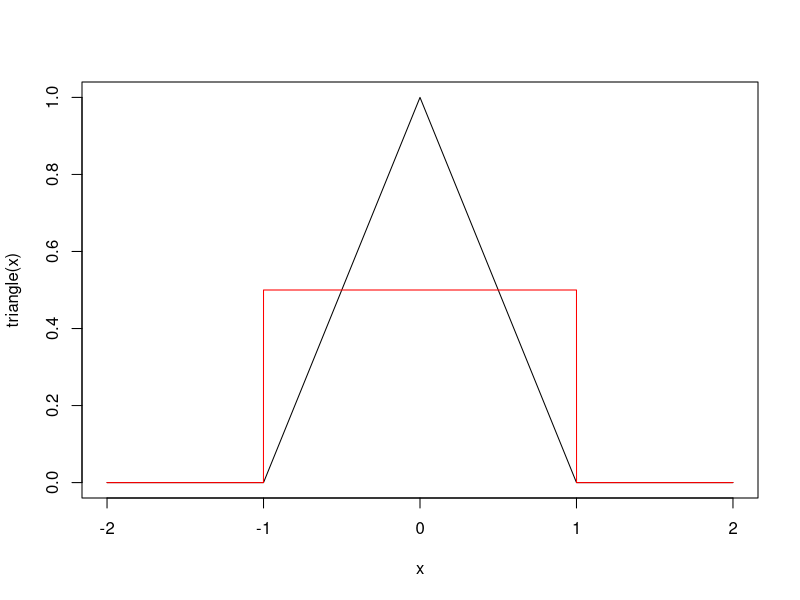
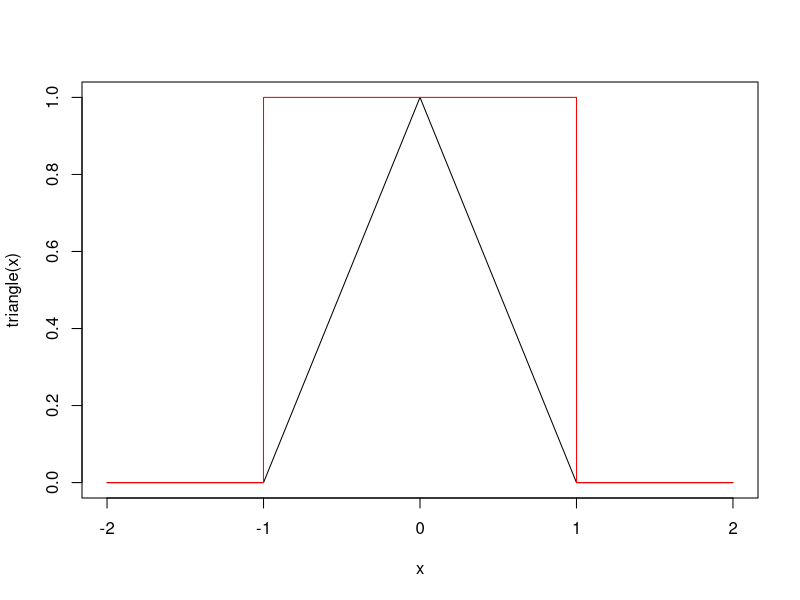
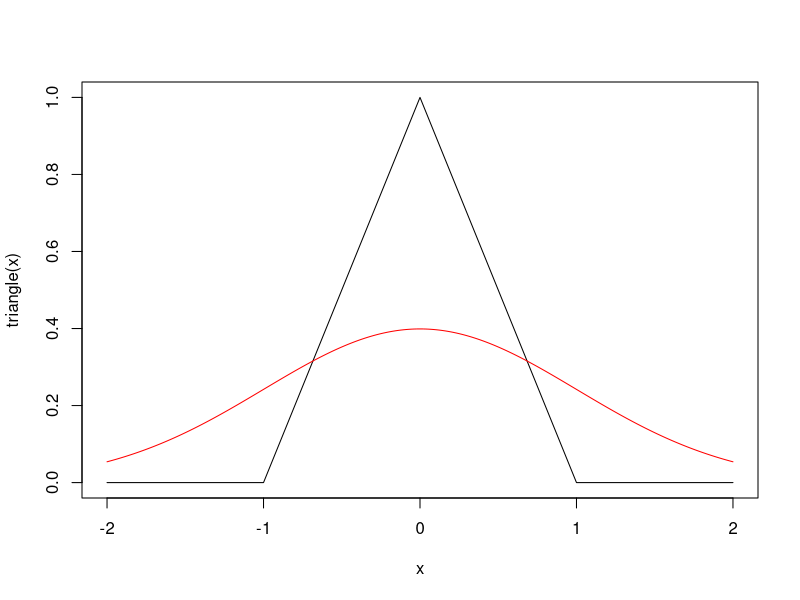
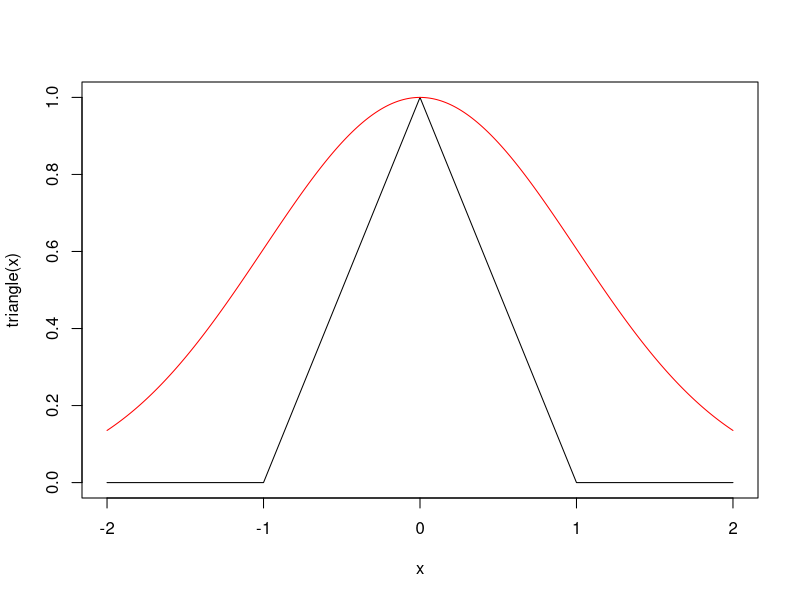
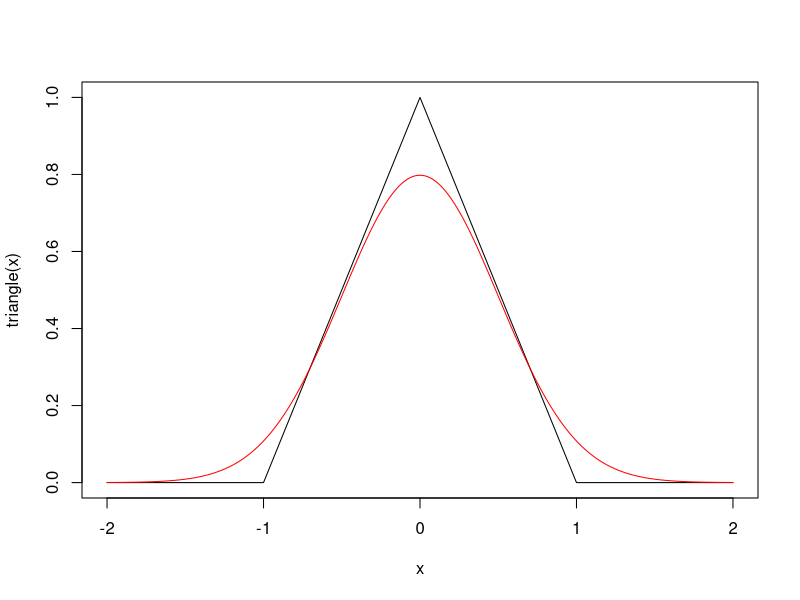
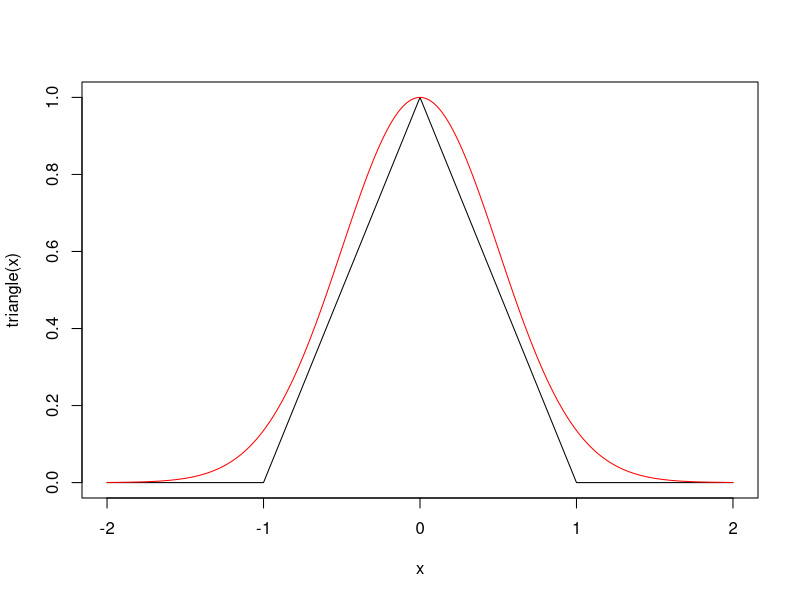
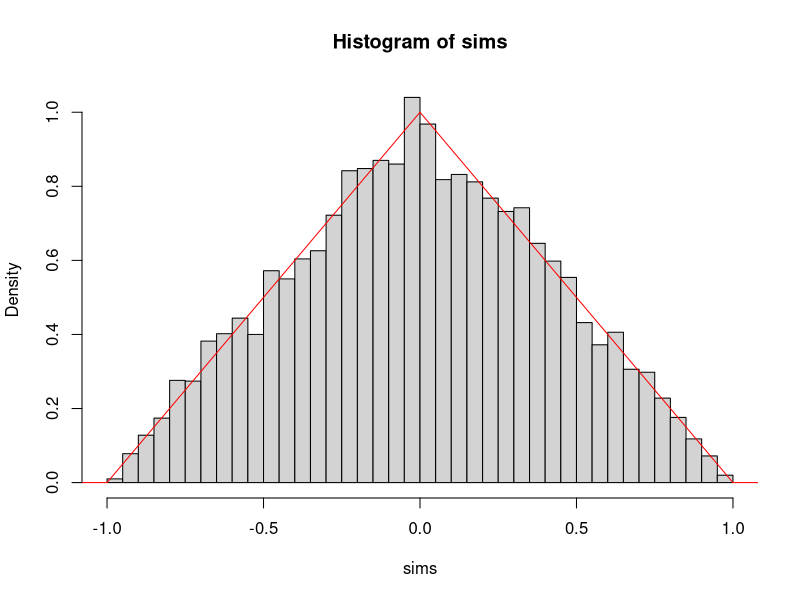
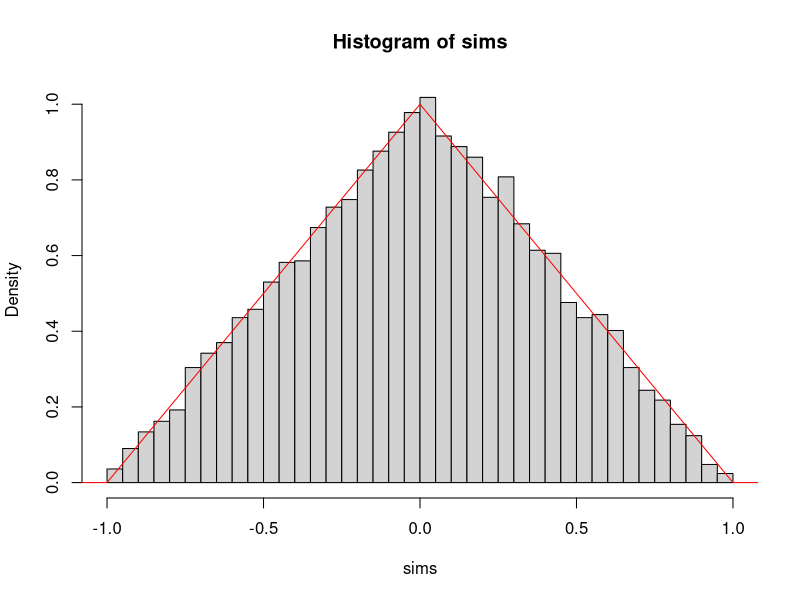

The R source for these figures, in order:
#Rejection Sampling examples

triangle=function(x){
	x=as.vector(x)
	if (length(x)==1){
	if (x>-1 & x<1){dens=1-sign(x)*x} else {dens=0}
	dens}
	else{
		for (i in 1:length(x)){x[i]=triangle(x[i])}
		return(x)
		
	}	
}

x=seq(-2,2,length=10001)
plot(x, triangle(x),"l")

# 3 choices for g

#Choice 1: Uniform(-1,1)
#Choice 2: Normal(0,1)
#Choice 3: Normal(0,0.5)

#Find M in each case

#Choice 1:
lines(x, dunif(x,-1,1),col="red") 

plot(x, triangle(x),"l")
lines(x, 2*dunif(x,-1,1),col="red")
#Thus, for choice 1, M=2

#Choice 2:
plot(x, triangle(x),"l")
lines(x, dnorm(x,0,1),col="red") 

plot(x, triangle(x),"l")
lines(x, sqrt(2*pi)*dnorm(x,0,1),col="red") 
#Thus, for choice 2, M=sqrt(2*pi)

#Choice 3
plot(x, triangle(x),"l")
lines(x, dnorm(x,0,0.5),col="red") 

plot(x, triangle(x),"l")
lines(x, 0.5*sqrt(2*pi)*dnorm(x,0,0.5),col="red") 

nsim=10000
n=0
count=0
while (n<nsim){
	sim=runif(1,-1,1)
	count=count+1
	prob=runif(1,0,1)
	if (prob<=(triangle(sim)/(2*dunif(sim,-1,1)))){
		if (n==0){sims=sim} else {sims=c(sims,sim)}
		n=n+1
		}
	}

count
hist(sims, breaks=50, freq=F)
lines(x, triangle(x), col="red")

nsim=10000
n=0
count=0
while (n<nsim){
	sim=rnorm(1,0,1)
	count=count+1
	prob=runif(1,0,1)
	if (prob<=(triangle(sim)/(sqrt(2*pi)*dnorm(sim,0,1)))){
		if (n==0){sims=sim} else {sims=c(sims,sim)}
		n=n+1
		}
	}

count
hist(sims, breaks=50, freq=F)
lines(x, triangle(x), col="red")


nsim=10000
n=0
count=0
while (n<nsim){
	sim=rnorm(1,0,0.5)
	count=count+1
	prob=runif(1,0,1)
	if (prob<=(triangle(sim)/(0.5*sqrt(2*pi)*dnorm(sim,0,1)))){
		if (n==0){sims=sim} else {sims=c(sims,sim)}
		n=n+1
		}
	}

count
hist(sims, breaks=50, freq=F)
lines(x, triangle(x), col="red")

# Importance Sampling
theta=rnorm(10000,0,0.5)
w = triangle(theta)/dnorm(theta,0,0.5)
sum(theta*w)/sum(w)

normalized_w = w/sum(w)

s_eff=1/sum(normalized_w^2)


#Importance Resampling (SIR)
theta=rnorm(100000,0,0.5)
w = triangle(theta)/dnorm(theta,0,0.5)
theta_SIR_wo=sample(theta, 10000,replace=F, prob=w)
theta_SIR_w=sample(theta, 10000,replace=T, prob=w)

hist(theta_SIR_wo, breaks=30, freq=F)
lines(x, triangle(x), col="red")
hist(theta_SIR_w, breaks=30, freq=F)
lines(x, triangle(x), col="red")
